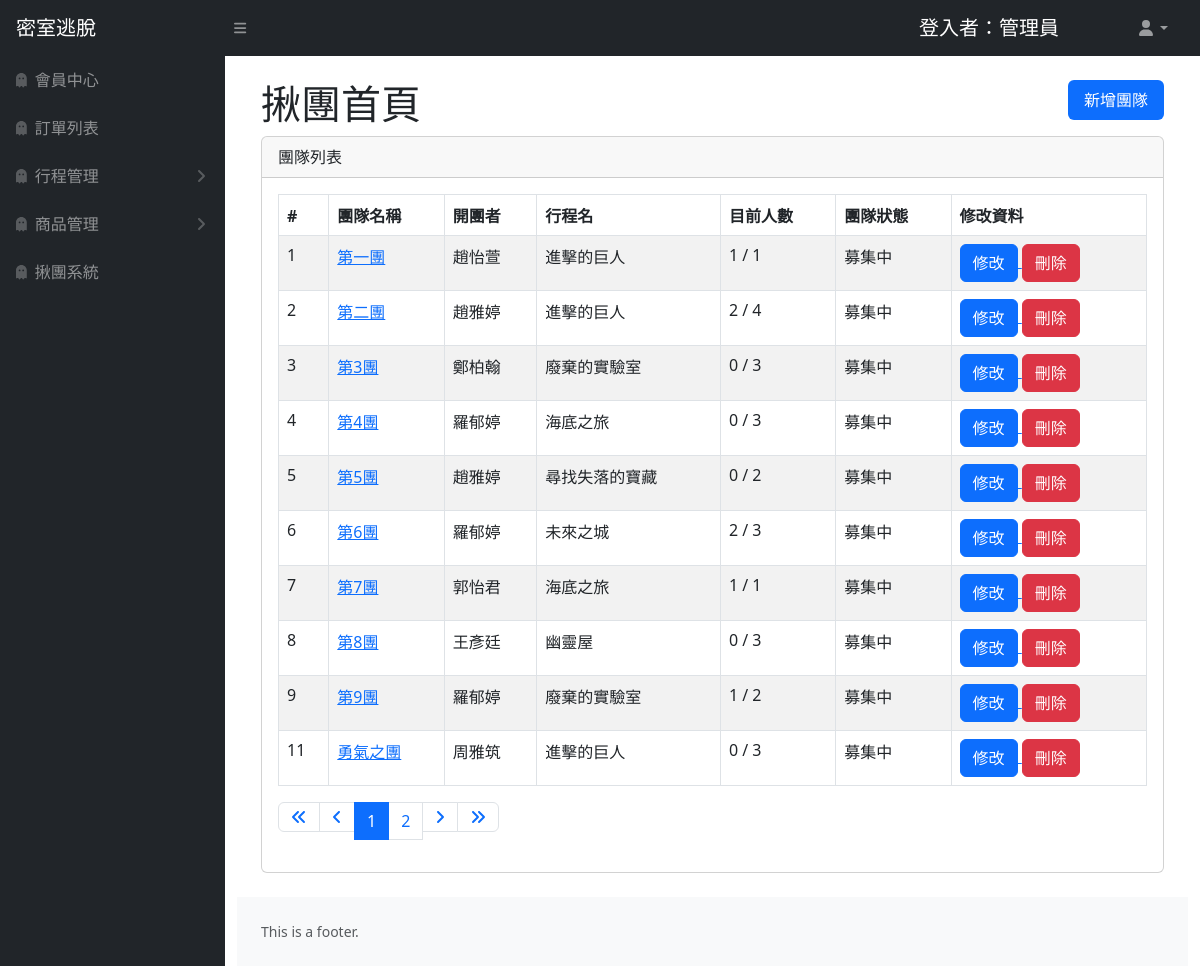
/teams/teams.php (signed in), run on the app's committed database.
### tables this page shows
CREATE TABLE `teams` (
  `team_id` int NOT NULL AUTO_INCREMENT PRIMARY KEY,
  `team_title` varchar(40) DEFAULT NULL,
  `leader_id` int NOT NULL,
  `team_limit` int NOT NULL,
  `tour` int NOT NULL,
  `create_at` datetime NOT NULL,
  `team_status` int NOT NULL DEFAULT(0),
  `team_display` int NOT NULL DEFAULT(1),
  `team_note` varchar(600) DEFAULT NULL,
  `last_modified_at` datetime NOT NULL
);

### teams/teams.php (the view, shortened to what this page needs)
<?php
require __DIR__ . '/../config/pdo-connect.php';
$perPage = 10;
$page = isset($_GET['page']) ? intval($_GET['page']) : 1;
$t_sql = "SELECT COUNT(team_id) FROM teams";
$totalRows = $pdo->query($t_sql)->fetch(PDO::FETCH_NUM)[0];
$totalPages = 0;
$rows = [];
if ($totalRows) {
    $totalPages = ceil($totalRows / $perPage);
    $sql = sprintf(
        "SELECT team_id, team_title, leader_id, nick_name, tour, theme_name, team_limit, status_text, count(join_user_id) as member_n
        FROM `teams`
        join `users` on leader_id = users.user_id
        join `themes` on tour = themes.theme_id
        join `teams_status` on team_status = status_id
        left join `teams_members` on team_id = join_team_id
        WHERE `team_display` = 1
        GROUP BY team_id
        ORDER BY team_id ASC LIMIT %s, %s",
        ($page - 1) * $perPage,
        $perPage
    );
    $rows = $pdo->query($sql)->fetchAll();
}
?>
<?php include __DIR__ . '/../parts/html-head.php' ?>
<?php include __DIR__ . '/../parts/bt-navbar.php' ?>
<link href="https://cdn.jsdelivr.net/npm/simple-datatables@7.1.2/dist/style.min.css" rel="stylesheet" />
<link href="../css/styles.css" rel="stylesheet" />
<div class="container">
    <div class="row">
    <div id="layoutSidenav_content">
        <main>
            <div class="container-fluid px-4">
                <div class="row">
                    <div class="col-8"><h1 class="mt-4">揪團首頁</h1></div>
                    <div class="col-4">
                    <ul class="nav nav-pills justify-content-end pt-4">
                        <li class="nav-item">
                        <a class="nav-link active" aria-current="page" href="./team_add.php">新增團隊</a>
                        </li>
                    </ul>
                    </div>
                </div>
                <div class="card mb-4">
                    <div class="card-header">團隊列表</div>
                    <div class="card-body">
                        <table id="datatablesSimple" class="table table-bordered table-striped">
                            <thead>
                                <tr>
                                    <th scope="col">#</th>
                                    <th scope="col">團隊名稱</th>
                                    <th scope="col">開團者</th>
                                    <th scope="col">行程名</th>
                                    <th scope="col">目前人數</th>
                                    <th scope="col">團隊狀態</th>
                                    <th scope="col">修改資料</th>
                                </tr>
                            </thead>
                            <tbody>
                                <?php foreach ($rows as $r) : ?>
                                    <tr>
                                    <td><?= $r['team_id'] ?></td>
                                    <td>
                                    <a href="./team_view.php?team_id=<?= $r['team_id'] ?>">
                                        <?= $r['team_title'] ?></a></td>
                                    <td><?= $r['nick_name'] ?></td>
                                    <td><?= $r['theme_name'] ?></td>
                                    <td><?= $r['member_n'] ?> / <?= $r['team_limit'] ?></td>
                                    <td><?= $r['status_text'] ?></td>
                                    <td>
                                        <a href="./team_edit.php?team_id=<?= $r['team_id'] ?>">
                                        <button type="button" class="btn btn-primary">修改</button>
                                        </a>
                                        <a href="javascript: deleteOne(<?= $r['team_id'] ?>)">
                                        <button type="button" class="btn btn-danger">刪除</button>
                                        </a>
                                    </td>
                                </tr>
                            <?php endforeach; ?>
                            </tbody>
                        </table>
            <div class="row">
                <div class="col-6">
                    <nav aria-label="Page navigation example">
                        <ul class="pagination">
                            <li class="page-item ">
                                <a class="page-link" href="#">
                                    <i class="fa-solid fa-angles-left"></i>
                                </a>
                            <li class="page-item ">
                                <a class="page-link" href="#">
                                    <i class="fa-solid fa-angle-left"></i>
                                </a>
                            </li>
                            <?php for ($i = $page - 5; $i <= $page + 5; $i++) :
                                if ($i >= 1 and $i <= $totalPages) : ?>
                                    <li class="page-item <?= $page == $i ? 'active' : '' ?>">
                                        <a class="page-link" href="?page=<?= $i ?>"><?= $i ?></a>
                                    </li>
                            <?php endif;
                            endfor; ?>
                            <li class="page-item ">
                                <a class="page-link" href="#">
                                    <i class="fa-solid fa-angle-right"></i>
                                </a>
                            </li>
                            <li class="page-item ">
                                <a class="page-link" href="#">
                                    <i class="fa-solid fa-angles-right"></i>
                                </a>
                            </li>
                        </ul>
                    </nav>
                </div>
                <div class="col-6">
                </div>
            </div>
                    </div>
                </div>
            </div>
        </main>
                <footer class="py-4 bg-light mt-auto">
                    <div class="container-fluid px-4">
                        <div class="d-flex align-items-center justify-content-between small">
                            <div class="text-muted">This is a footer.</div>
                        </div>
                    </div>
                </footer>
    </div>
</div>
<?php include __DIR__ . '/js/scripts.php' ?>
<?php include __DIR__ . '/../parts/html-foot.php' ?>

### data on the page
teams: team_id "1", team_title "第一團", nick_name "趙怡萱", theme_name "進擊的巨人", member_n "1", team_limit "1", status_text "募集中"
teams: team_id "2", team_title "第二團", nick_name "趙雅婷", theme_name "進擊的巨人", member_n "2", team_limit "4", status_text "募集中"
teams: team_id "3", team_title "第3團", nick_name "鄭柏翰", theme_name "廢棄的實驗室", member_n "0", team_limit "3", status_text "募集中"
teams: team_id "4", team_title "第4團", nick_name "羅郁婷", theme_name "海底之旅", member_n "0", team_limit "3", status_text "募集中"
teams: team_id "5", team_title "第5團", nick_name "趙雅婷", theme_name "尋找失落的寶藏", member_n "0", team_limit "2", status_text "募集中"
teams: team_id "6", team_title "第6團", nick_name "羅郁婷", theme_name "未來之城", member_n "2", team_limit "3", status_text "募集中"
teams: team_id "7", team_title "第7團", nick_name "郭怡君", theme_name "海底之旅", member_n "1", team_limit "1", status_text "募集中"
teams: team_id "8", team_title "第8團", nick_name "王彥廷", theme_name "幽靈屋", member_n "0", team_limit "3", status_text "募集中"
teams: team_id "9", team_title "第9團", nick_name "羅郁婷", theme_name "廢棄的實驗室", member_n "1", team_limit "2", status_text "募集中"
teams: team_id "11", team_title "勇氣之團", nick_name "周雅筑", theme_name "進擊的巨人", member_n "0", team_limit "3", status_text "募集中"

### other printed values
$_SESSION['admin']['nickname'] "管理員"
